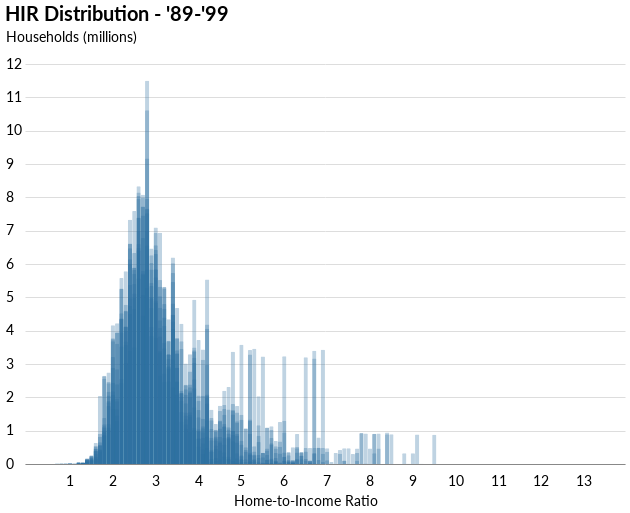

Notebook source saved alongside this figure:
### Markdown cell above
#### 1989-1999 Distribution

### Code cell
years = range(1989,2000)
variables = []
counter = 0
for year in years:
    df = pd.DataFrame(yrs_dict[year]['bins'].items(), columns=['Bins', 'Counts']).sort_values(['Bins'])
    df = df[df.Bins <= 13]  # Removing outliers (to ensure consistent x axis values)
    add_vals = []
    for val in np.arange(0,14,.1):
        if round(val,1) not in df.Bins.values:
            add_vals.append(round(val,1))
    missing_vals = pd.DataFrame({'Bins':add_vals, 'Counts':list(np.full(len(add_vals),0))})
    df = pd.concat([df, missing_vals]).sort_values('Bins')
    
    var = alt.Chart(df, title='HIR Distribution - \'89-\'99'
                   ).mark_bar(color='#2d6e9f', size=4.2, opacity=.3, cornerRadiusTopLeft=1, cornerRadiusTopRight=1
                             ).encode(x=alt.X('Bins:O', title='Home-to-Income Ratio', axis=alt.Axis(labelExpr='datum.value % 1 ? null : datum.label', values=list(range(1,14)))), 
                                      y=alt.Y('Counts:Q', title='Households (millions)', scale=alt.Scale(domain=[0,12])))
    variables.append(var)
    counter += 1

combined8999 = var   # Last chart created (must assign altair chart object to variable to enable appending)
for var in variables[:-1]:  # Excluding last chart (b/c it's already assigned to 'test')
    combined8999 += var

combined8999

### Figure 1 — Vega-Lite specification as saved in the notebook (floating-point values rounded to 4 significant figures; data arrays with more than 128 entries replaced by an {"elided": "..."} marker saying what was removed)
{"width": 600, "height": 400, "background": "white", "config": {"title": {"fontSize": 20, "anchor": "start", "font": "Lato", "offset": 5}, "axisX": {"grid": false, "labelFont": "Lato", "labelFontSize": 14, "labelAngle": 0, "labelPadding": 10, "ticks": false, "tickSize": 5, "title": null, "titleFont": "Lato", "titleFontSize": 14, "titleFontWeight": "light", "titleY": 30, "titleX": 280}, "axisY": {"grid": true, "gridOpacity": 1, "labelFont": "Lato", "labelFontSize": 14, "labelLimit": 100, "labelAlign": "left", "labelPadding": 20, "ticks": false, "title": null, "titleFont": "Lato", "titleFontWeight": "normal", "titleFontSize": 14, "titleAlign": "left", "titleAngle": 0, "titleY": -20, "titleX": -20, "domainWidth": 0}, "view": {"strokeOpacity": 0}}, "layer": [{"data": {"name": "data-7d3ad9c4e9967338a7a3cdc40ae3590d"}, "mark": {"type": "bar", "color": "#2d6e9f", "cornerRadiusTopLeft": 1, "cornerRadiusTopRight": 1, "opacity": 0.3, "size": 4.2}, "encoding": {"x": {"type": "ordinal", "axis": {"labelExpr": "datum.value % 1 ? null : datum.label", "values": [1, 2, 3, 4, 5, 6, 7, 8, 9, 10, 11, 12, 13]}, "field": "Bins", "title": "Home-to-Income Ratio"}, "y": {"type": "quantitative", "field": "Counts", "scale": {"domain": [0, 12]}, "title": "Households (millions)"}}, "title": "HIR Distribution - '89-'99"}, {"data": {"name": "data-f7ef9804193f1cb170d9207708074043"}, "mark": {"type": "bar", "color": "#2d6e9f", "cornerRadiusTopLeft": 1, "cornerRadiusTopRight": 1, "opacity": 0.3, "size": 4.2}, "encoding": {"x": {"type": "ordinal", "axis": {"labelExpr": "datum.value % 1 ? null : datum.label", "values": [1, 2, 3, 4, 5, 6, 7, 8, 9, 10, 11, 12, 13]}, "field": "Bins", "title": "Home-to-Income Ratio"}, "y": {"type": "quantitative", "field": "Counts", "scale": {"domain": [0, 12]}, "title": "Households (millions)"}}, "title": "HIR Distribution - '89-'99"}, {"data": {"name": "data-d3754c2d62adb4f34825ba8462d0f061"}, "mark": {"type": "bar", "color": "#2d6e9f", "cornerRadiusTopLeft": 1, "cornerRadiusTopRight": 1, "opacity": 0.3, "size": 4.2}, "encoding": {"x": {"type": "ordinal", "axis": {"labelExpr": "datum.value % 1 ? null : datum.label", "values": [1, 2, 3, 4, 5, 6, 7, 8, 9, 10, 11, 12, 13]}, "field": "Bins", "title": "Home-to-Income Ratio"}, "y": {"type": "quantitative", "field": "Counts", "scale": {"domain": [0, 12]}, "title": "Households (millions)"}}, "title": "HIR Distribution - '89-'99"}, {"data": {"name": "data-946ed550e3b6d50539ef211f84be524f"}, "mark": {"type": "bar", "color": "#2d6e9f", "cornerRadiusTopLeft": 1, "cornerRadiusTopRight": 1, "opacity": 0.3, "size": 4.2}, "encoding": {"x": {"type": "ordinal", "axis": {"labelExpr": "datum.value % 1 ? null : datum.label", "values": [1, 2, 3, 4, 5, 6, 7, 8, 9, 10, 11, 12, 13]}, "field": "Bins", "title": "Home-to-Income Ratio"}, "y": {"type": "quantitative", "field": "Counts", "scale": {"domain": [0, 12]}, "title": "Households (millions)"}}, "title": "HIR Distribution - '89-'99"}, {"data": {"name": "data-9a1be105163ae3314e0638c98ea0a2f1"}, "mark": {"type": "bar", "color": "#2d6e9f", "cornerRadiusTopLeft": 1, "cornerRadiusTopRight": 1, "opacity": 0.3, "size": 4.2}, "encoding": {"x": {"type": "ordinal", "axis": {"labelExpr": "datum.value % 1 ? null : datum.label", "values": [1, 2, 3, 4, 5, 6, 7, 8, 9, 10, 11, 12, 13]}, "field": "Bins", "title": "Home-to-Income Ratio"}, "y": {"type": "quantitative", "field": "Counts", "scale": {"domain": [0, 12]}, "title": "Households (millions)"}}, "title": "HIR Distribution - '89-'99"}, {"data": {"name": "data-effe392653d4bcf85e85800a6738f676"}, "mark": {"type": "bar", "color": "#2d6e9f", "cornerRadiusTopLeft": 1, "cornerRadiusTopRight": 1, "opacity": 0.3, "size": 4.2}, "encoding": {"x": {"type": "ordinal", "axis": {"labelExpr": "datum.value % 1 ? null : datum.label", "values": [1, 2, 3, 4, 5, 6, 7, 8, 9, 10, 11, 12, 13]}, "field": "Bins", "title": "Home-to-Income Ratio"}, "y": {"type": "quantitative", "field": "Counts", "scale": {"domain": [0, 12]}, "title": "Households (millions)"}}, "title": "HIR Distribution - '89-'99"}, {"data": {"name": "data-40a8af74425484c117cfe1839cae9688"}, "mark": {"type": "bar", "color": "#2d6e9f", "cornerRadiusTopLeft": 1, "cornerRadiusTopRight": 1, "opacity": 0.3, "size": 4.2}, "encoding": {"x": {"type": "ordinal", "axis": {"labelExpr": "datum.value % 1 ? null : datum.label", "values": [1, 2, 3, 4, 5, 6, 7, 8, 9, 10, 11, 12, 13]}, "field": "Bins", "title": "Home-to-Income Ratio"}, "y": {"type": "quantitative", "field": "Counts", "scale": {"domain": [0, 12]}, "title": "Households (millions)"}}, "title": "HIR Distribution - '89-'99"}, {"data": {"name": "data-366f53a6cd3379cae4927efa71ca609d"}, "mark": {"type": "bar", "color": "#2d6e9f", "cornerRadiusTopLeft": 1, "cornerRadiusTopRight": 1, "opacity": 0.3, "size": 4.2}, "encoding": {"x": {"type": "ordinal", "axis": {"labelExpr": "datum.value % 1 ? null : datum.label", "values": [1, 2, 3, 4, 5, 6, 7, 8, 9, 10, 11, 12, 13]}, "field": "Bins", "title": "Home-to-Income Ratio"}, "y": {"type": "quantitative", "field": "Counts", "scale": {"domain": [0, 12]}, "title": "Households (millions)"}}, "title": "HIR Distribution - '89-'99"}, {"data": {"name": "data-9efcd837b108a84bd7e16b6dae4d3d55"}, "mark": {"type": "bar", "color": "#2d6e9f", "cornerRadiusTopLeft": 1, "cornerRadiusTopRight": 1, "opacity": 0.3, "size": 4.2}, "encoding": {"x": {"type": "ordinal", "axis": {"labelExpr": "datum.value % 1 ? null : datum.label", "values": [1, 2, 3, 4, 5, 6, 7, 8, 9, 10, 11, 12, 13]}, "field": "Bins", "title": "Home-to-Income Ratio"}, "y": {"type": "quantitative", "field": "Counts", "scale": {"domain": [0, 12]}, "title": "Households (millions)"}}, "title": "HIR Distribution - '89-'99"}, {"data": {"name": "data-c939b372e10596abf5be62af192f9d62"}, "mark": {"type": "bar", "color": "#2d6e9f", "cornerRadiusTopLeft": 1, "cornerRadiusTopRight": 1, "opacity": 0.3, "size": 4.2}, "encoding": {"x": {"type": "ordinal", "axis": {"labelExpr": "datum.value % 1 ? null : datum.label", "values": [1, 2, 3, 4, 5, 6, 7, 8, 9, 10, 11, 12, 13]}, "field": "Bins", "title": "Home-to-Income Ratio"}, "y": {"type": "quantitative", "field": "Counts", "scale": {"domain": [0, 12]}, "title": "Households (millions)"}}, "title": "HIR Distribution - '89-'99"}, {"data": {"name": "data-e84b6da1d7db8c7a5b0b380c6a5fe07a"}, "mark": {"type": "bar", "color": "#2d6e9f", "cornerRadiusTopLeft": 1, "cornerRadiusTopRight": 1, "opacity": 0.3, "size": 4.2}, "encoding": {"x": {"type": "ordinal", "axis": {"labelExpr": "datum.value % 1 ? null : datum.label", "values": [1, 2, 3, 4, 5, 6, 7, 8, 9, 10, 11, 12, 13]}, "field": "Bins", "title": "Home-to-Income Ratio"}, "y": {"type": "quantitative", "field": "Counts", "scale": {"domain": [0, 12]}, "title": "Households (millions)"}}, "title": "HIR Distribution - '89-'99"}], "$schema": "https://vega.github.io/schema/vega-lite/v4.0.0.json", "datasets": {"data-7d3ad9c4e9967338a7a3cdc40ae3590d": {"elided": "140 records"}, "data-f7ef9804193f1cb170d9207708074043": {"elided": "140 records"}, "data-d3754c2d62adb4f34825ba8462d0f061": {"elided": "140 records"}, "data-946ed550e3b6d50539ef211f84be524f": {"elided": "140 records"}, "data-9a1be105163ae3314e0638c98ea0a2f1": {"elided": "140 records"}, "data-effe392653d4bcf85e85800a6738f676": {"elided": "140 records"}, "data-40a8af74425484c117cfe1839cae9688": {"elided": "140 records"}, "data-366f53a6cd3379cae4927efa71ca609d": {"elided": "140 records"}, "data-9efcd837b108a84bd7e16b6dae4d3d55": {"elided": "140 records"}, "data-c939b372e10596abf5be62af192f9d62": {"elided": "140 records"}, "data-e84b6da1d7db8c7a5b0b380c6a5fe07a": {"elided": "140 records"}}}
